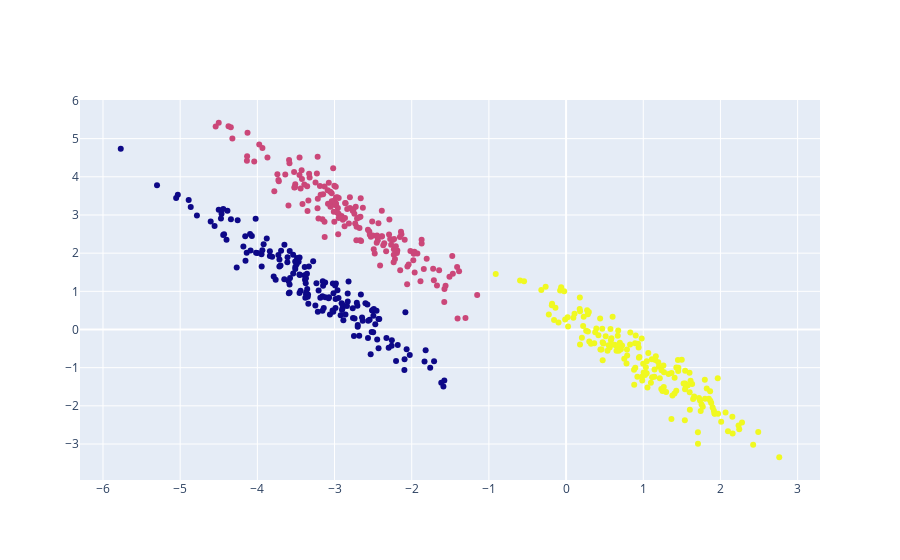

Notebook code cell kept with this figure:
### Code cell
X, y = make_blobs(n_samples = 500, random_state = 170)
rng = np.random.RandomState(74)
trans = rng.normal(size = (2, 2)) #Transformation Matrix
X_ = np.dot(X, trans)
kmeans = KMeans(n_clusters = 3)
y_predict = kmeans.fit(X_).predict(X_)
fig = go.Figure()
fig.add_scatter(x = X_[:, 0],
                y = X_[:, 1], 
                mode = 'markers', 
                marker_color = y)

### Figure 1 — Plotly figure (JSON) as saved in the notebook; plotly's stock layout.template omitted (floating-point values rounded to 4 significant figures; data arrays with more than 128 entries replaced by an {"elided": "..."} marker saying what was removed)
{"data": [{"marker": {"color": {"elided": "500 int values"}}, "mode": "markers", "type": "scatter", "x": {"elided": "500 float values"}, "y": {"elided": "500 float values"}}], "layout": {}}
